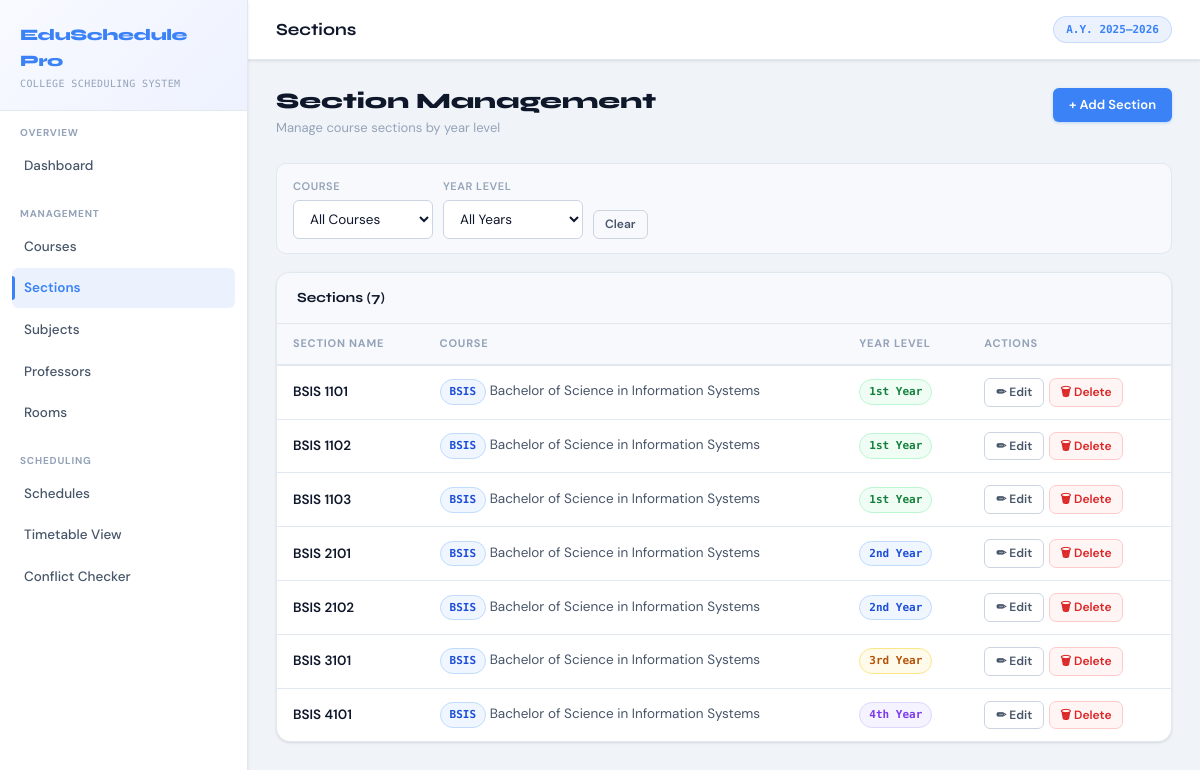
Screenshot of /sections.php with the database file from the repository.
### tables this page shows
CREATE TABLE `sections` (
  `id` int(11) NOT NULL,
  `course_id` int(11) NOT NULL,
  `year_level` varchar(20) NOT NULL,
  `name` varchar(50) NOT NULL,
  `created_at` timestamp NOT NULL DEFAULT current_timestamp()
);

CREATE TABLE `courses` (
  `id` int(11) NOT NULL,
  `code` varchar(20) NOT NULL,
  `name` varchar(150) NOT NULL,
  `department` varchar(100) NOT NULL,
  `created_at` timestamp NOT NULL DEFAULT current_timestamp()
);

### includes/config.php (called while the page is built, shortened)
<?php
function h(string $str): string {
    return htmlspecialchars($str, ENT_QUOTES, 'UTF-8');
}

### sections.php (the view, shortened to what this page needs)
<?php
require_once __DIR__ . '/includes/config.php';
$db = getDB();
require_once __DIR__ . '/includes/header.php';
$where = ['1=1']; $params = [];
$stmt = $db->prepare("
    SELECT s.*, c.code AS c_code, c.name AS c_name
    FROM sections s
    JOIN courses c ON c.id = s.course_id
    WHERE " . implode(' AND ', $where) . "
    ORDER BY s.year_level, s.name
");
$stmt->execute($params);
$sections = $stmt->fetchAll();
$yChipMap   = ['1st Year'=>'chip-green','2nd Year'=>'chip-blue','3rd Year'=>'chip-amber','4th Year'=>'chip-purple'];
?>
<div class="page-header">
  <div><h2>Section Management</h2><p>Manage course sections by year level</p></div>
  <button class="btn btn-primary" onclick="secOpenModal()">+ Add Section</button>
</div>
<div class="filter-bar no-print">
  <form method="GET" style="display:flex;gap:10px;flex-wrap:wrap;align-items:flex-end">
    <div class="filter-group">
      <label>Course</label>
      <select name="course_id" class="form-control" onchange="this.form.submit()">
        <option value="">All Courses</option>
      </select>
    </div>
    <div class="filter-group">
      <label>Year Level</label>
      <select name="year_level" class="form-control" onchange="this.form.submit()">
        <option value="">All Years</option>
      </select>
    </div>
    <a href="sections.php" class="btn btn-ghost btn-sm">Clear</a>
  </form>
</div>
<div class="card">
  <div class="card-header">
    <span class="card-title">Sections (<?= count($sections) ?>)</span>
  </div>
  <div class="card-body no-pad">
    <?php if (empty($sections)): ?>
      <div class="empty-state">
        <span class="empty-icon">👥</span>
        <p>No sections found.</p>
      </div>
    <?php else: ?>
      <div class="table-wrap">
        <table>
          <thead>
            <tr>
              <th>Section Name</th>
              <th>Course</th>
              <th>Year Level</th>
              <th class="no-print">Actions</th>
            </tr>
          </thead>
          <tbody>
          <?php foreach ($sections as $s):
            $chip = $yChipMap[$s['year_level']] ?? 'chip-blue';
            $payload = htmlspecialchars(json_encode([
                'id'         => $s['id'],
                'course_id'  => $s['course_id'],
                'year_level' => $s['year_level'],
                'name'       => $s['name'],
            ]), ENT_QUOTES);
          ?>
          <tr id="sec-row-<?= $s['id'] ?>">
            <td style="color:var(--text);font-weight:600"><?= h($s['name']) ?></td>
            <td><span class="chip chip-blue"><?= h($s['c_code']) ?></span> <?= h($s['c_name']) ?></td>
            <td><span class="chip <?= $chip ?>"><?= h($s['year_level']) ?></span></td>
            <td class="no-print">
              <div class="actions">
                <button class="btn btn-ghost btn-sm"
                  onclick="secEdit(<?= $payload ?>)">
                  ✏ Edit
                </button>
                <button class="btn btn-danger btn-sm btn-del-row"
                  onclick="secDelete(<?= $s['id'] ?>, this)">
                  🗑 Delete
                </button>
              </div>
            </td>
          </tr>
          <?php endforeach; ?>
          </tbody>
        </table>
      </div>
    <?php endif; ?>
  </div>
</div>
<?php require_once __DIR__ . '/includes/footer.php'; ?>

### sections.php (style rules this page uses)
.btn-del-row { padding:5px 10px; border-radius:7px; font-size:.75rem; font-weight:600; border:1.5px solid #fecaca; background:#fff5f5; color:#dc2626; cursor:pointer; display:inline-flex; align-items:center; gap:3px; transition:background .15s; }

### rows the page displays
sections: name "BSIS 1101", course.code "BSIS", course.name "Bachelor of Science in Information Systems", year_level "1st Year"
sections: name "BSIS 1102", course.code "BSIS", course.name "Bachelor of Science in Information Systems", year_level "1st Year"
sections: name "BSIS 1103", course.code "BSIS", course.name "Bachelor of Science in Information Systems", year_level "1st Year"
sections: name "BSIS 2101", course.code "BSIS", course.name "Bachelor of Science in Information Systems", year_level "2nd Year"
sections: name "BSIS 2102", course.code "BSIS", course.name "Bachelor of Science in Information Systems", year_level "2nd Year"
sections: name "BSIS 3101", course.code "BSIS", course.name "Bachelor of Science in Information Systems", year_level "3rd Year"
sections: name "BSIS 4101", course.code "BSIS", course.name "Bachelor of Science in Information Systems", year_level "4th Year"

### other values shown
APP_NAME "EduSchedule Pro"
$item['label'] "Dashboard"
$item['label'] "Courses"
$item['label'] "Sections"
$item['label'] "Subjects"
$item['label'] "Professors"
$item['label'] "Rooms"
$item['label'] "Schedules"
$item['label'] "Timetable View"
$item['label'] "Conflict Checker"
$pageTitle "Sections"
count($sections) "7"
